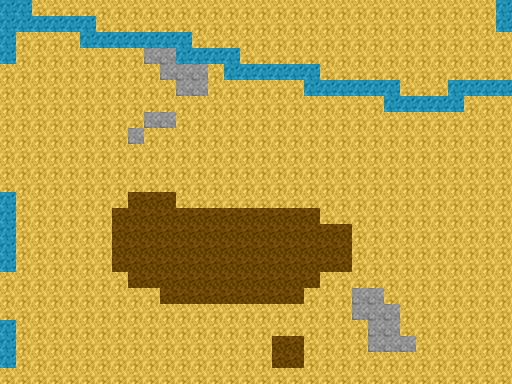

Tiled map render using the project's own tile images. Description and the map definition, with tile-layer contents summarised, below:
An orthogonal 32x24 tile map with 16x16 px tiles, 1 tile layer (GroundLayer).

<map version="1.0" orientation="orthogonal" width="32" height="24" tilewidth="16" tileheight="16">
 <tileset firstgid="1" name="ground_tile_set" tilewidth="16" tileheight="16">
  <image source="../images/ground_tile_set.png" trans="ff00ff" width="112" height="16" />
 </tileset>
 <layer name="GroundLayer" width="32" height="24">
  <data>[768 cells, 768 non-empty, 4 distinct tile ids]</data>
 </layer>
</map>
